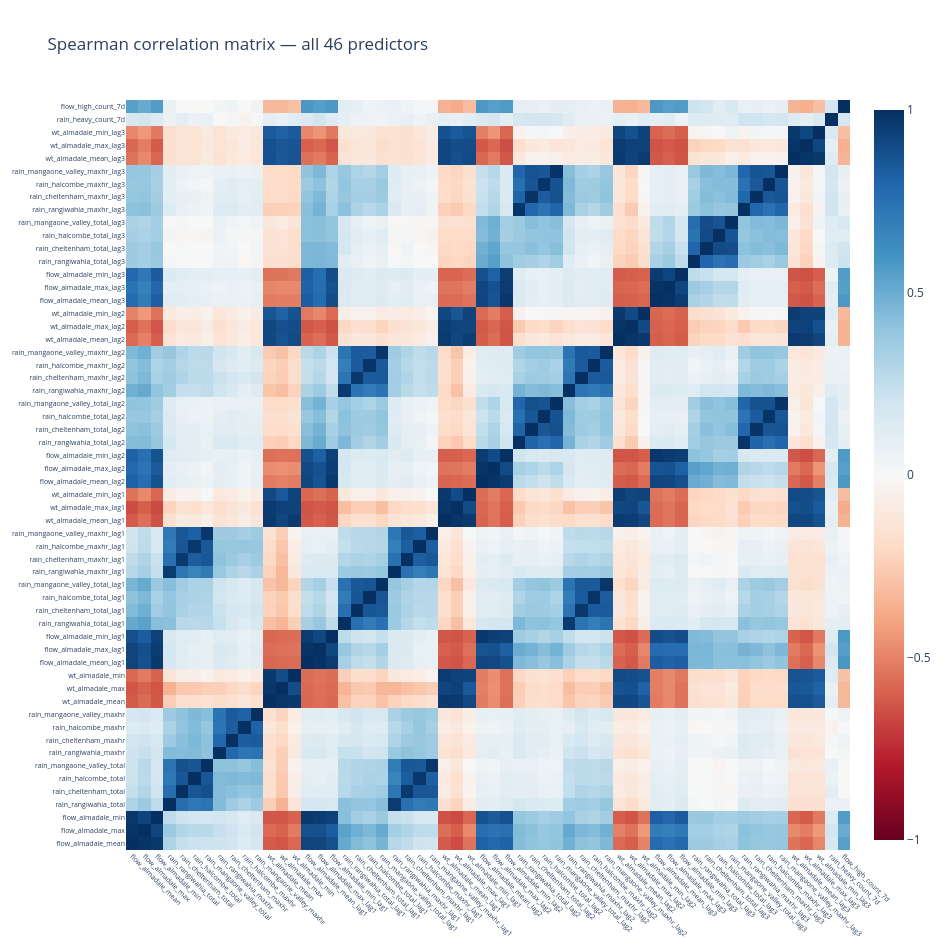

The notebook cell saved with this chart:
### Code cell
# Section 7 — Interactive Spearman correlation heatmap (Plotly)
def _lag_order(cols):
    base = [c for c in cols
            if not any(c.endswith(s) for s in ('_lag1', '_lag2', '_lag3'))
            and c not in ('rain_heavy_count_7d', 'flow_high_count_7d')]
    lag1 = [c for c in cols if c.endswith('_lag1')]
    lag2 = [c for c in cols if c.endswith('_lag2')]
    lag3 = [c for c in cols if c.endswith('_lag3')]
    ante = [c for c in cols if c in ('rain_heavy_count_7d', 'flow_high_count_7d')]
    return base + lag1 + lag2 + lag3 + ante

ordered_cols     = _lag_order(PREDICTORS)
spearman_matrix  = df[ordered_cols].corr(method='spearman')

fig = go.Figure(data=go.Heatmap(
    z=spearman_matrix.values,
    x=ordered_cols,
    y=ordered_cols,
    colorscale='RdBu',
    zmin=-1,
    zmax=1,
    hoverongaps=False,
    hovertemplate='%{y} × %{x}<br>ρ = %{z:.3f}<extra></extra>',
))
fig.update_layout(
    title='Spearman correlation matrix — all 46 predictors',
    width=950,
    height=950,
    xaxis=dict(tickfont=dict(size=7), tickangle=45),
    yaxis=dict(tickfont=dict(size=7)),
)
fig.write_html(f'{EDA_DIR}/eda_correlation_heatmap.html')
fig.show()
print(f"Saved: {EDA_DIR}/eda_correlation_heatmap.html")

### Figure 1 — Plotly figure (JSON) as saved in the notebook; plotly's stock layout.template omitted (floating-point values rounded to 4 significant figures; data arrays with more than 128 entries replaced by an {"elided": "..."} marker saying what was removed)
{"data": [{"colorscale": [[0.0, "rgb(103,0,31)"], [0.1, "rgb(178,24,43)"], [0.2, "rgb(214,96,77)"], [0.3, "rgb(244,165,130)"], [0.4, "rgb(253,219,199)"], [0.5, "rgb(247,247,247)"], [0.6, "rgb(209,229,240)"], [0.7, "rgb(146,197,222)"], [0.8, "rgb(67,147,195)"], [0.9, "rgb(33,102,172)"], [1.0, "rgb(5,48,97)"]], "hoverongaps": false, "hovertemplate": "%{y} × %{x}<br>ρ = %{z:.3f}<extra></extra>", "type": "heatmap", "x": ["flow_almadale_mean", "flow_almadale_max", "flow_almadale_min", "rain_rangiwahia_total", "rain_cheltenham_total", "rain_halcombe_total", "rain_mangaone_valley_total", "rain_rangiwahia_maxhr", "rain_cheltenham_maxhr", "rain_halcombe_maxhr", "rain_mangaone_valley_maxhr", "wt_almadale_mean", "wt_almadale_max", "wt_almadale_min", "flow_almadale_mean_lag1", "flow_almadale_max_lag1", "flow_almadale_min_lag1", "rain_rangiwahia_total_lag1", "rain_cheltenham_total_lag1", "rain_halcombe_total_lag1", "rain_mangaone_valley_total_lag1", "rain_rangiwahia_maxhr_lag1", "rain_cheltenham_maxhr_lag1", "rain_halcombe_maxhr_lag1", "rain_mangaone_valley_maxhr_lag1", "wt_almadale_mean_lag1", "wt_almadale_max_lag1", "wt_almadale_min_lag1", "flow_almadale_mean_lag2", "flow_almadale_max_lag2", "flow_almadale_min_lag2", "rain_rangiwahia_total_lag2", "rain_cheltenham_total_lag2", "rain_halcombe_total_lag2", "rain_mangaone_valley_total_lag2", "rain_rangiwahia_maxhr_lag2", "rain_cheltenham_maxhr_lag2", "rain_halcombe_maxhr_lag2", "rain_mangaone_valley_maxhr_lag2", "wt_almadale_mean_lag2", "wt_almadale_max_lag2", "wt_almadale_min_lag2", "flow_almadale_mean_lag3", "flow_almadale_max_lag3", "flow_almadale_min_lag3", "rain_rangiwahia_total_lag3", "rain_cheltenham_total_lag3", "rain_halcombe_total_lag3", "rain_mangaone_valley_total_lag3", "rain_rangiwahia_maxhr_lag3", "rain_cheltenham_maxhr_lag3", "rain_halcombe_maxhr_lag3", "rain_mangaone_valley_maxhr_lag3", "wt_almadale_mean_lag3", "wt_almadale_max_lag3", "wt_almadale_min_lag3", "rain_heavy_count_7d", "flow_high_count_7d"], "y": ["flow_almadale_mean", "flow_almadale_max", "flow_almadale_min", "rain_rangiwahia_total", "rain_cheltenham_total", "rain_halcombe_total", "rain_mangaone_valley_total", "rain_rangiwahia_maxhr", "rain_cheltenham_maxhr", "rain_halcombe_maxhr", "rain_mangaone_valley_maxhr", "wt_almadale_mean", "wt_almadale_max", "wt_almadale_min", "flow_almadale_mean_lag1", "flow_almadale_max_lag1", "flow_almadale_min_lag1", "rain_rangiwahia_total_lag1", "rain_cheltenham_total_lag1", "rain_halcombe_total_lag1", "rain_mangaone_valley_total_lag1", "rain_rangiwahia_maxhr_lag1", "rain_cheltenham_maxhr_lag1", "rain_halcombe_maxhr_lag1", "rain_mangaone_valley_maxhr_lag1", "wt_almadale_mean_lag1", "wt_almadale_max_lag1", "wt_almadale_min_lag1", "flow_almadale_mean_lag2", "flow_almadale_max_lag2", "flow_almadale_min_lag2", "rain_rangiwahia_total_lag2", "rain_cheltenham_total_lag2", "rain_halcombe_total_lag2", "rain_mangaone_valley_total_lag2", "rain_rangiwahia_maxhr_lag2", "rain_cheltenham_maxhr_lag2", "rain_halcombe_maxhr_lag2", "rain_mangaone_valley_maxhr_lag2", "wt_almadale_mean_lag2", "wt_almadale_max_lag2", "wt_almadale_min_lag2", "flow_almadale_mean_lag3", "flow_almadale_max_lag3", "flow_almadale_min_lag3", "rain_rangiwahia_total_lag3", "rain_cheltenham_total_lag3", "rain_halcombe_total_lag3", "rain_mangaone_valley_total_lag3", "rain_rangiwahia_maxhr_lag3", "rain_cheltenham_maxhr_lag3", "rain_halcombe_maxhr_lag3", "rain_mangaone_valley_maxhr_lag3", "wt_almadale_mean_lag3", "wt_almadale_max_lag3", "wt_almadale_min_lag3", "rain_heavy_count_7d", "flow_high_count_7d"], "z": {"elided": "58x58 float values"}, "zmax": 1, "zmin": -1}], "layout": {"height": 950, "title": {"text": "Spearman correlation matrix — all 46 predictors"}, "width": 950, "xaxis": {"tickangle": 45, "tickfont": {"size": 7}}, "yaxis": {"tickfont": {"size": 7}}}}
